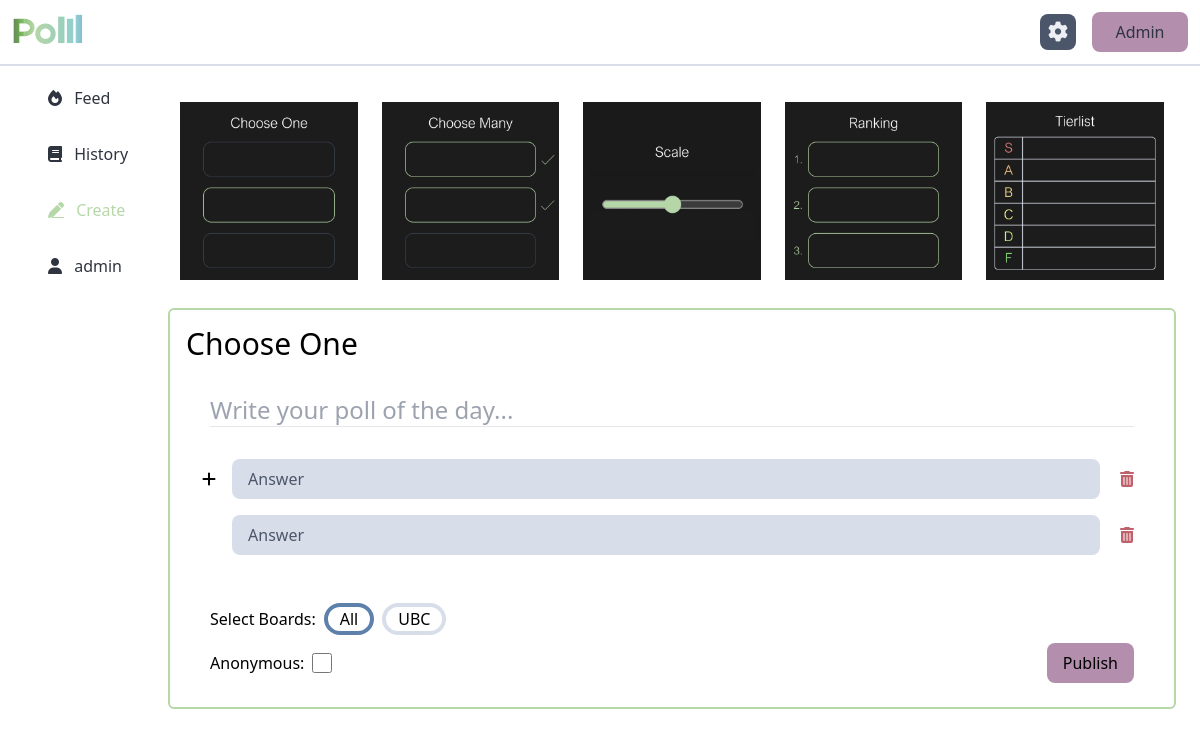
The app's page /create (signed in), older data.
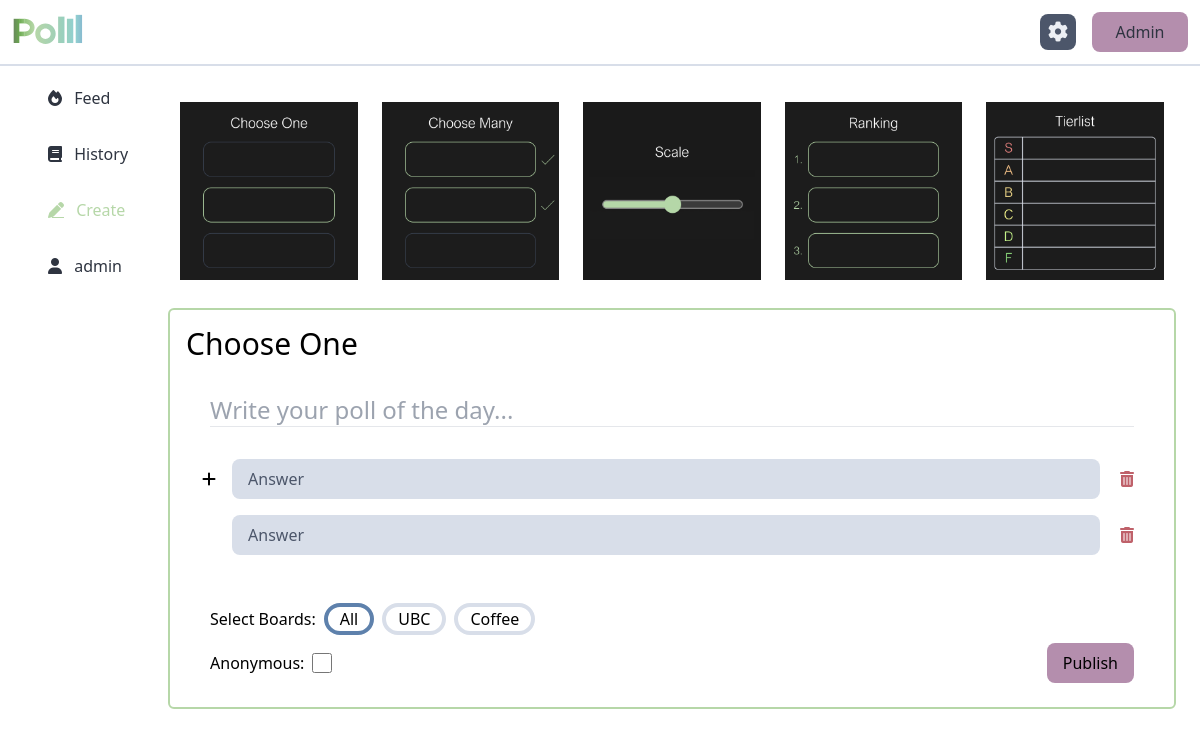
The same page, newer data.
### tables this page shows
CREATE TABLE user (
	id INTEGER PRIMARY KEY, 
	username TEXT NOT NULL, 
	email TEXT UNIQUE NOT NULL, 
	account_created DATETIME NOT NULL, 
	last_online DATETIME NOT NULL, 
  last_poll_created DATETIME,
  next_poll_allowed DATETIME
);

CREATE TABLE board (
  id INTEGER PRIMARY KEY,
  name TEXT NOT NULL
);

### polll/home.py (the view)
@home.route("/create")
@requires_auth
def create():
    db = get_db()
    cur = db.cursor()
    query = """
    SELECT *
    FROM user
    WHERE email=?
    """
    user = cur.execute(query, (session["user"]["email"],)).fetchone()
    cooldown = on_cooldown(user)
    query = "SELECT * FROM board"
    boards = [dict(b) for b in cur.execute(query).fetchall()]
    session["admin"] = False
    session["tab"] = "create"
    session["on_cooldown"] = cooldown
    return render_template("home/create.html", session=session, boards=boards)

### polll/auth.py (called while the page is built)
def requires_auth(f):
    @wraps(f)
    def decorated(*args, **kwargs):
        if not session["user"]:
            return redirect(url_for('home.index'))
        return f(*args, **kwargs)
    return decorated

### polll/db.py (called while the page is built)
def get_db():
    if "db" not in g:
        g.db = sqlite3.connect(
            current_app.config["DATABASE"],
            detect_types=sqlite3.PARSE_DECLTYPES
        )
        g.db.row_factory = sqlite3.Row
    return g.db

### polll/models.py (called while the page is built)
def on_cooldown(user_dict):
    next_poll_allowed = user_dict["next_poll_allowed"]
    if next_poll_allowed:
        next_poll_time = datetime.strptime(
            next_poll_allowed,
            '%Y-%m-%d %H:%M:%S'
        )
        return datetime.utcnow() < next_poll_time
    return False

### polll/templates/home/create.html
{% extends "home/home.html" %}
{% block home_content %}
  <div class="rounded-lg overflow-hidden" id="create-card">
    {% include "home/create-card.html" %}
  </div>
{% endblock %}

### polll/templates/home/home.html (shortened to what this page needs)
{% extends "base.html" %}
{% block body %}
<main id="main">
  <div class="w-screen h-screen flex flex-col dark:text-nord-4 dark:bg-gradient-to-t dark:from-grad-start dark:to-grad-end">
    {% include "navbar.html" %}
    <div class="flex overflow-hidden flex-row grow md:pt-4">
      <div class="hidden p-2 md:flex md:justify-center md:px-8 select-none">
          <div class="flex flex-col overflow-hidden items-start h-full min-w-max">
            {{ macs.buttons() }}
          </div>
      </div>
      <div id="home-content" class="w-full overflow-auto  p-2 no-scrollbar select-none">
        {% block home_content %}{% endblock %}
      </div>
    </div>
</main>
{% endblock %}

### polll/templates/base.html (shortened to what this page needs)
<!doctype html>
<head>
  <link href="{{ url_for('static', filename='output.css') }}" rel="stylesheet" />
  <link href="https://cdn.jsdelivr.net/npm/apexcharts@4.3.0/dist/apexcharts.min.css" rel="stylesheet">
  {% import 'macros.jinja' as macs %}
</head>
<html class="overflow-hidden overscroll-none">
  <body hx-boost="true" onload="add_notification_listener()">
    {% block body %}
    {% endblock %}
  </body>
</html>

### polll/templates/macros.jinja
{% macro buttons(showIcons=true, feed="visible", history="visible", create="visible", myPolls="visible") %}
<a class="{{feed}} text-nord-0 dark:text-polll-blue h-10 flex justify-center items-center pt-2 pb-6 md:pb-12 font-light" href="{{ url_for('home.feed') }}">
    <span class="{% if session.tab == 'feed' %} text-polll-green {% endif %}">
        <i class="ml-2 text-xl md:text-base fa-solid fa-fire px-2"></i>
        {% if showIcons %} Feed {% endif %}
    </span>
</a>
<a class="{{history}} text-nord-0 dark:text-polll-blue h-10 flex justify-center items-center pt-2 pb-6 md:pb-12 font-light" href="{{ url_for('home.history') }}">
    <span class="{% if session.tab == 'history' %} text-polll-green {% endif %}">
        <i class="ml-2 text-xl md:text-base fa-solid fa-book px-2"></i>
        {% if showIcons %} History {% endif %}
    </span>
</a>
<a class="{{create}} text-nord-0 dark:text-polll-blue h-10 flex justify-center items-center pt-2 pb-6 md:pb-12 font-light" href="{{ url_for('home.create') }}">
    <span class="{% if session.tab == 'create' %} text-polll-green {% endif %}">
        <i class="ml-2 text-xl md:text-base fa-solid fa-pen underline px-2"></i>
        {% if showIcons %} Create {% endif %}
    </span>
</a>
<a class="{{myPolls}} text-nord-0 dark:text-polll-blue h-10 flex justify-center items-center pt-2 pb-6 md:pb-12 font-light" href="{{ url_for('home.mypolls') }}">
    <span class="{% if session.tab == 'mypolls' %} text-polll-green {% endif %}">
        <i class="ml-2 text-xl md:text-base fa-solid fa-user px-2"></i>
        {% if showIcons %} {{session.user.username}} {% endif %}
    </span>
</a>
{% endmacro %}

### polll/templates/navbar.html
<div class="w-100% flex space-x-4 items-center border-b-2 border-nord-4 dark:border-nord-3 dark:bg-neutral-900 p-3 select-none">
  <a href="/">
    <img
      id="logo-icon-home"
      class="h-9"
      src="{{ url_for('static', filename='assets/logo-name-dark.svg') }}"
    />
  </a>
  {% if not session.admin %}
    <button
      class="!ml-auto bg-nord-3 text-nord-6 dark:bg-nord-4 dark:text-nord-0 rounded-lg w-9 h-9 flex justify-center items-center"
      hx-get="{{ url_for('home.open_settings') }}"
      hx-target="#settings"
      hx-swap="innerHTML"
      hx-on::after-request="open_settings();"
    >
      <i id="settings-icon" class="fas fa-gear text-xl cursor-pointer"></i>
    </button>
  {% endif %}
  {% if session.user.email == "admin@polll.org" %}
    {% if session.admin %}
      <a class="!ml-auto bg-nord-15 text-nord-0 rounded-lg w-24 h-10 flex justify-center items-center" href="{{ url_for('home.feed') }}">
        Home
      </a>
    {% else %}
      <a class="bg-nord-15 text-nord-0 rounded-lg w-24 h-10 flex justify-center items-center" href="{{ url_for('admin.users') }}">
        Admin
      </a>
    {% endif %}
  {% endif %}
</div>

### polll/templates/home/create-card.html (shortened to what this page needs)
{% if not session.on_cooldown %}
<div class="flex flex-col h-full space-y-4 pr-4 pb-2">
  <div class="flex flex-row justify">
    <label class="p-2 rounded-md dark:border-4 border-polll-blue m-1 has-[:checked]:border-polll-green" title="Choose One">
      <img class="min-w-10" src="../../static/assets/choose-one.png"/>
    </label>
    <label class="p-2 rounded-md dark:border-4 border-polll-blue m-1 has-[:checked]:border-polll-green" title="Choose Many">
      <img class="min-w-10" src="../../static/assets/choose-many.png"/>
    </label>
    <label class="p-2 rounded-md dark:border-4 border-polll-blue m-1 has-[:checked]:border-polll-green" title="Scale">
      <img class="min-w-10" src="../../static/assets/scale.png"/>
    </label>
    <label class="p-2 rounded-md dark:border-4 border-polll-blue m-1 has-[:checked]:border-polll-green" title="Ranking">
      <img class="min-w-10" src="../../static/assets/ranking.png"/>
    </label>
    <label class="p-2 rounded-md dark:border-4 border-polll-blue m-1 has-[:checked]:border-polll-green" title="Tier List">
      <img class="min-w-10" src="../../static/assets/tier-list.png"/>
    </label>
  </div>
  <div class="flex flex-col h-fit grow border-2 border-polll-green rounded-md">
    <div id="question-lbl" class="px-4 pt-4 text-3xl">
      Choose One
    </div>
    <div class="px-10 pt-8 text-2xl">
      <input class="poll-create bg-transparent dark:text-white w-11/12 focus:outline-none font-light"
        autocomplete="off"
        name="poll_question"
        placeholder="Write your poll of the day..."
      />
      <hr>
    </div>
    <div class="grow p-8">
      <div id="multiple-ans" class="flex flex-col justify-center">
        <div id="ans-types" class="unhidden">
          <div id="answer-editor" class="flex flex-row">
            <button id="answer-add"
              class="h-10 cursor-default"
              hx-get="{{ url_for('home.create_answer') }}"
              hx-swap="beforeend"
              hx-target="#answer-list"
            >
              <i class="fa fa-plus"></i>
            </button>
            <div id="answer-list" class="flex flex-col grow">
              {% include "home/create-answer.html" %}
              {% include "home/create-answer.html" %}
            </div>
          </div>
        </div>
      </div>
    </div>
    <div class="flex flex-row items-center mt-auto px-10 pb-2">
      <span class="mr-2">Select Boards:</span>
      {% for board in boards %}
        <label class="rounded-2xl px-3 mr-2 h-8 border-4 border-nord-4 hover:dark:bg-nord-0 has-[:checked]:border-nord-10 {% if board.name == 'All' %}border-nord-10{% endif %}">
          {{ board.name }}
        </label>
      {% endfor %}
    </div>
    <div class="flex flex-row items-center px-10 pb-6">
      <span class="mr-2 font-light">Anonymous:</span>
      <input class="poll-create w-5 h-5" name="poll_anonymous" type="checkbox">
      <button class="rounded-lg bg-nord-15 text-black py-2 px-4 ml-auto"
        hx-get="{{ url_for('home.create_poll') }}"
        hx-target="#create-card"
        hx-swap="innerHTML"
        hx-include=".poll-create"
        hx-confirm="Once you create a poll, you won't be able to change it. Continue?"
      >
        <p class="font-light">Publish</p>
      </button>
    </div>
  </div>
</div>
{% endif %}
</div>

### polll/templates/home/create-answer.html
<div class="flex flex-row space-x-3 grow pl-4 pb-4 cursor-default">
  <input class="poll-create grow h-10 font-light rounded-lg py-2 px-4 bg-nord-4 text-nord-0 dark:bg-nord-0 dark:text-nord-6 hover:border-2 hover:border-nord-0 hover:dark:border-nord-4 placeholder:text-nord-3 placeholder:dark:text-nord-4"
    placeholder="Answer"
    name="poll_answer"
    autocomplete="off"
    autofocus
  />
  <button
    id="remove-ans-btn"
    class="px-2 cursor-default"
    onclick="remove_poll_answer(this)"
  >
    <i class="fa fa-trash text-nord-11"></i>
  </button>
</div>

Row changes from the older to the newer data that the page shows:
added board: name "Coffee"
